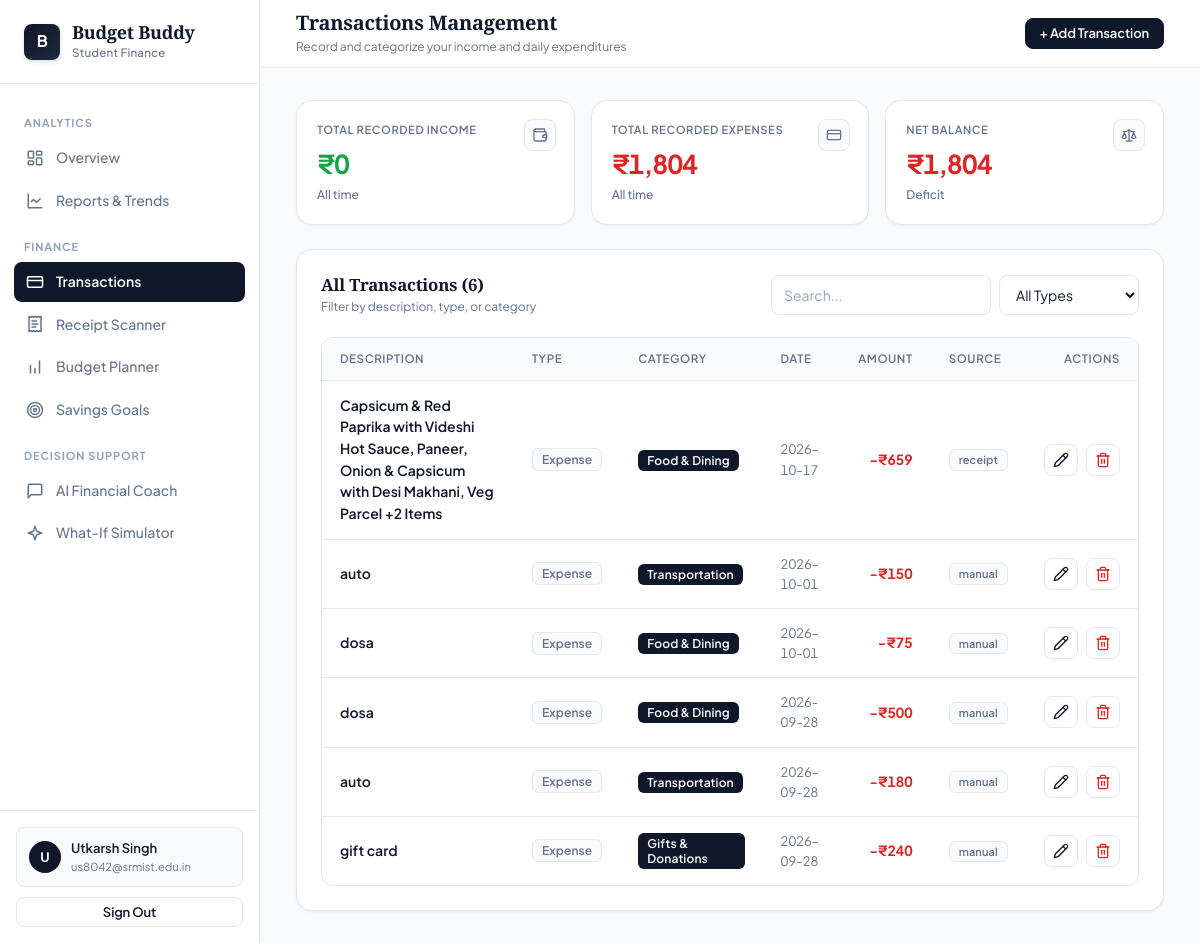
The page /transactions (signed in) on the database as committed earlier.
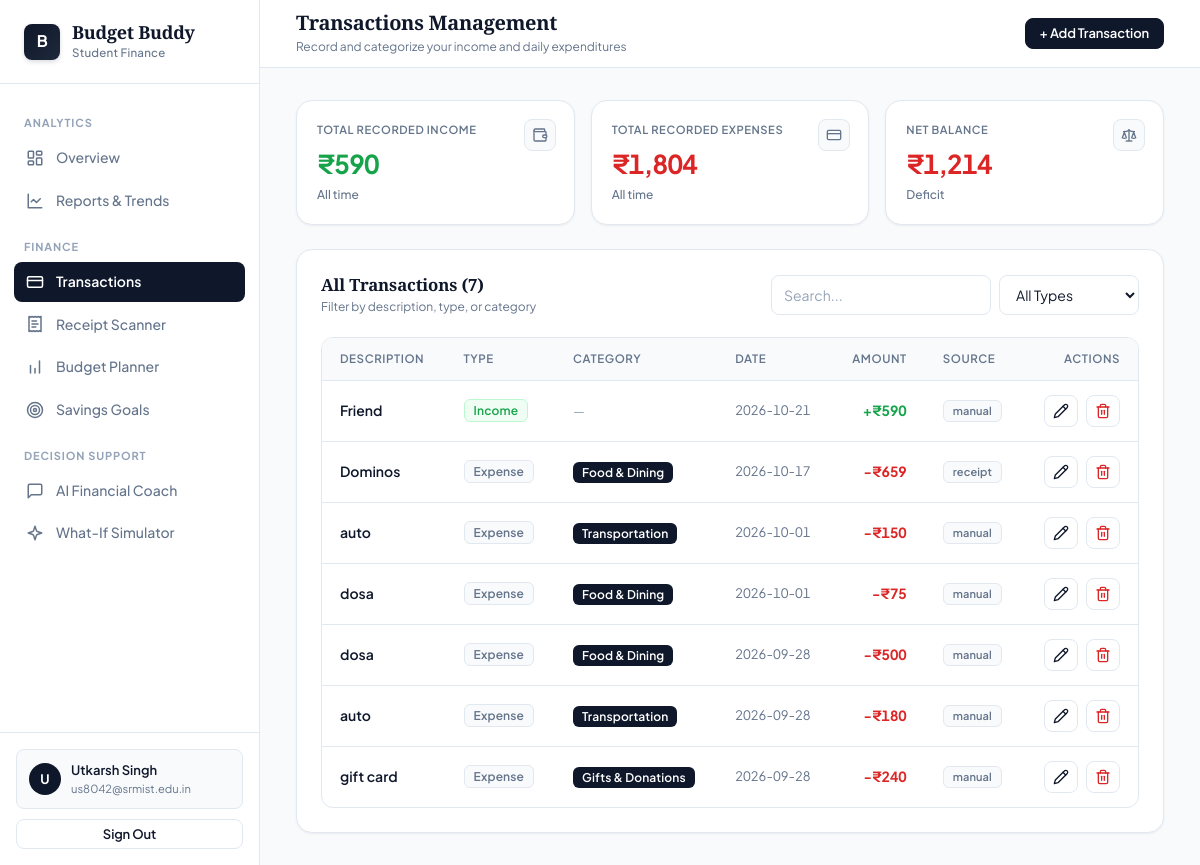
The same page on the database as committed later.
### tables this page shows
CREATE TABLE transactions (
        id TEXT PRIMARY KEY,
        user_id TEXT NOT NULL,
        type TEXT NOT NULL,
        amount REAL NOT NULL,
        description TEXT NOT NULL,
        category TEXT,
        date TEXT NOT NULL,
        source TEXT DEFAULT 'manual',
        source_label TEXT,
        created_at TEXT
    );

### app/routes/transactions.py (the view)
@transactions_bp.route('/transactions')
@login_required
def transactions():
    user_id = session['user_id']
    all_tx = db.get_transactions(user_id, limit=500)
    return render_template(
        'transactions.html',
        transactions=all_tx,
        categories=EXPENSE_CATEGORIES,
        today=str(date.today())
    )

### app/services/local_db.py (called while the page is built)
def get_db():
    conn = sqlite3.connect(DB_PATH)
    conn.row_factory = sqlite3.Row
    return conn

def local_get_transactions(user_id: str, limit: int = 500):
    init_local_db()
    conn = get_db()
    cursor = conn.cursor()
    cursor.execute("SELECT * FROM transactions WHERE user_id = ? ORDER BY date DESC LIMIT ?", (user_id, limit))
    rows = cursor.fetchall()
    conn.close()
    return [dict(r) for r in rows]

### app/services/supabase_service.py (called while the page is built, shortened)
def is_local_user(user_id: str) -> bool:
    if not user_id:
        return False
    try:
        from flask import session
        tok = session.get('access_token', '')
        if tok and tok.startswith('local-'):
            return True
        if session.get('user_id') == user_id and tok.startswith('local-'):
            return True
    except Exception:
        pass

def get_transactions(user_id: str, limit: int = 500):
    if is_local_user(user_id):
        return local_db.local_get_transactions(user_id, limit)

### app/utils/helpers.py (called while the page is built)
def login_required(f):
    @wraps(f)
    def decorated(*args, **kwargs):
        if 'access_token' not in session or 'user_id' not in session:
            if request.is_json or request.path.startswith('/api/'):
                return jsonify({'error': 'Authentication required'}), 401
            return redirect(url_for('auth.login'))
        return f(*args, **kwargs)
    return decorated

### app/templates/transactions.html (shortened to what this page needs)
{% extends "base.html" %}
{% block page_title %}Transactions Management{% endblock %}
{% block page_subtitle %}Record and categorize your income and daily expenditures{% endblock %}
{% block topbar_actions %}
<button type="button" onclick="openModal('addModal')" class="btn btn-primary btn-sm">+ Add Transaction</button>
{% endblock %}
{% block content %}
<div class="stats-grid mb-24">
  {% set total_income = namespace(val=0) %}
  {% set total_expense = namespace(val=0) %}
  {% for tx in transactions %}
    {% if tx.type == 'income' %}{% set total_income.val = total_income.val + tx.amount %}{% endif %}
    {% if tx.type == 'expense' %}{% set total_expense.val = total_expense.val + tx.amount %}{% endif %}
  {% endfor %}
  <div class="stat-card">
    <div class="label">Total Recorded Income</div>
    <div class="value success">₹{{ "{:,.0f}".format(total_income.val) }}</div>
    <div class="meta">All time</div>
    <div class="icon-chip">
      <svg viewBox="0 0 24 24"><path d="M19 7V4a1 1 0 0 0-1-1H5a2 2 0 0 0 0 4h15a1 1 0 0 1 1 1v4h-3a2 2 0 0 0 0 4h3a1 1 0 0 0 1-1v-2a1 1 0 0 0-1-1"/><path d="M3 5v14a2 2 0 0 0 2 2h15a1 1 0 0 0 1-1v-4"/></svg>
    </div>
  </div>
  <div class="stat-card">
    <div class="label">Total Recorded Expenses</div>
    <div class="value danger">₹{{ "{:,.0f}".format(total_expense.val) }}</div>
    <div class="meta">All time</div>
    <div class="icon-chip">
      <svg viewBox="0 0 24 24"><rect width="20" height="14" x="2" y="5" rx="2"/><line x1="2" x2="22" y1="10" y2="10"/></svg>
    </div>
  </div>
  <div class="stat-card">
    <div class="label">Net Balance</div>
    <div class="value {{ 'success' if (total_income.val - total_expense.val) >= 0 else 'danger' }}">
      ₹{{ "{:,.0f}".format((total_income.val - total_expense.val) | abs) }}
    </div>
    <div class="meta">{{ 'Surplus' if (total_income.val - total_expense.val) >= 0 else 'Deficit' }}</div>
    <div class="icon-chip">
      <svg viewBox="0 0 24 24"><path d="m16 16 3-8 3 8c-.87.65-1.92 1-3 1s-2.13-.35-3-1Z"/><path d="m2 16 3-8 3 8c-.87.65-1.92 1-3 1s-2.13-.35-3-1Z"/><path d="M7 21h10"/><path d="M12 3v18"/><path d="M3 7h2c2 0 5-1 7-2 2 1 5 2 7 2h2"/></svg>
    </div>
  </div>
</div>
<div class="card">
  <div class="card-header">
    <div>
      <h5 class="card-title">All Transactions ({{ transactions | length }})</h5>
      <div class="card-subtitle">Filter by description, type, or category</div>
    </div>
    <div class="d-flex gap-8">
      <input type="text" id="searchInput" class="form-control" placeholder="Search..." style="width: 220px;" oninput="filterTransactions()"/>
      <select id="typeFilter" class="form-control" style="width: 140px;" onchange="filterTransactions()">
        <option value="">All Types</option>
      </select>
    </div>
  </div>
  {% if transactions %}
  <div class="table-wrapper">
    <table class="table" id="txTable">
      <thead>
        <tr>
          <th>Description</th>
          <th>Type</th>
          <th>Category</th>
          <th>Date</th>
          <th style="text-align: right;">Amount</th>
          <th>Source</th>
          <th style="text-align: right;">Actions</th>
        </tr>
      </thead>
      <tbody>
        {% for tx in transactions %}
        <tr class="tx-row" data-type="{{ tx.type }}" data-desc="{{ tx.description | lower }}" data-cat="{{ (tx.category or '') | lower }}">
          <td>
            <div style="font-weight: 600; color: var(--text);">{{ tx.description }}</div>
          </td>
          <td>
            <span class="badge {{ 'badge-success' if tx.type == 'income' else 'badge-neutral' }}">
              {{ 'Income' if tx.type == 'income' else 'Expense' }}
            </span>
          </td>
          <td>
            {% if tx.category %}
            <span class="badge badge-primary">{{ tx.category }}</span>
            {% else %}
            <span style="color: var(--text-muted); font-size: 0.8125rem;">—</span>
            {% endif %}
          </td>
          <td style="color: var(--text-secondary); font-size: 0.8125rem;">{{ tx.date }}</td>
          <td style="text-align: right; font-weight: 700; color: {{ 'var(--success)' if tx.type == 'income' else 'var(--danger)' }};">
            {{ '+' if tx.type == 'income' else '-' }}₹{{ "{:,.0f}".format(tx.amount) }}
          </td>
          <td>
            <span class="badge badge-neutral" style="font-size: 0.6875rem;">{{ tx.source or 'manual' }}</span>
          </td>
          <td style="text-align: right;">
            <div class="d-flex gap-8 justify-between" style="justify-content: flex-end;">
              <button type="button"
                      onclick="openEditFromBtn(this)"
                      data-id="{{ tx.id }}"
                      data-desc="{{ tx.description }}"
                      data-amount="{{ tx.amount }}"
                      data-date="{{ tx.date }}"
                      data-cat="{{ tx.category or '' }}"
                      data-type="{{ tx.type }}"
                      class="btn btn-outline btn-sm btn-icon"
                      title="Edit">
                <svg viewBox="0 0 24 24"><path d="M17 3a2.85 2.83 0 1 1 4 4L7.5 20.5 2 22l1.5-5.5Z"/><path d="m15 5 4 4"/></svg>
              </button>
              <form method="POST" action="{{ url_for('transactions.delete_transaction', transaction_id=tx.id) }}" onsubmit="return confirm('Delete this transaction?');" style="display:inline;">
                <button type="submit" class="btn btn-outline btn-sm btn-icon" style="color: var(--danger);" title="Delete">
                  <svg viewBox="0 0 24 24"><path d="M3 6h18"/><path d="M19 6v14c0 1-1 2-2 2H7c-1 0-2-1-2-2V6"/><path d="M8 6V4c0-1 1-2 2-2h4c1 0 2 1 2 2v2"/><line x1="10" x2="10" y1="11" y2="17"/><line x1="14" x2="14" y1="11" y2="17"/></svg>
                </button>
              </form>
            </div>
          </td>
        </tr>
        {% endfor %}
      </tbody>
    </table>
  </div>
  {% endif %}
</div>
{% endblock %}

### app/templates/base.html (shortened to what this page needs)
<!DOCTYPE html>
<html lang="en">
<head>
  <link rel="stylesheet" href="{{ url_for('static', filename='css/style.css') }}" />
</head>
<body>
  <div class="app-wrapper">
    <aside class="sidebar" id="sidebar">
      <div class="sidebar-logo">
        <div class="logo-badge">B</div>
        <div>
          <div class="logo-title">Budget Buddy</div>
          <div class="logo-sub">Student Finance</div>
        </div>
      </div>
      <nav class="sidebar-nav">
        <span class="nav-label">Analytics</span>
        <a href="{{ url_for('dashboard.dashboard') }}" class="nav-item {% if request.endpoint == 'dashboard.dashboard' %}active{% endif %}">
          <svg class="nav-icon-svg" viewBox="0 0 24 24"><rect width="7" height="9" x="3" y="3" rx="1"/><rect width="7" height="5" x="14" y="3" rx="1"/><rect width="7" height="9" x="14" y="12" rx="1"/><rect width="7" height="5" x="3" y="16" rx="1"/></svg>
          <span>Overview</span>
        </a>
        <a href="{{ url_for('reports.reports') }}" class="nav-item {% if request.endpoint == 'reports.reports' %}active{% endif %}">
          <svg class="nav-icon-svg" viewBox="0 0 24 24"><path d="M3 3v18h18"/><path d="m19 9-5 5-4-4-3 3"/></svg>
          <span>Reports & Trends</span>
        </a>
        <span class="nav-label">Finance</span>
        <a href="{{ url_for('transactions.transactions') }}" class="nav-item {% if 'transactions' in request.endpoint %}active{% endif %}">
          <svg class="nav-icon-svg" viewBox="0 0 24 24"><rect width="20" height="14" x="2" y="5" rx="2"/><line x1="2" x2="22" y1="10" y2="10"/></svg>
          <span>Transactions</span>
        </a>
        <a href="{{ url_for('receipt.receipt') }}" class="nav-item {% if request.endpoint == 'receipt.receipt' %}active{% endif %}">
          <svg class="nav-icon-svg" viewBox="0 0 24 24"><path d="M4 2v20l2-1 2 1 2-1 2 1 2-1 2 1 2-1 2 1V2l-2 1-2-1-2 1-2-1-2 1-2-1-2 1Z"/><path d="M14 8H8"/><path d="M16 12H8"/><path d="M13 16H8"/></svg>
          <span>Receipt Scanner</span>
        </a>
        <a href="{{ url_for('budget.budget') }}" class="nav-item {% if request.endpoint == 'budget.budget' %}active{% endif %}">
          <svg class="nav-icon-svg" viewBox="0 0 24 24"><path d="M12 20v-6M6 20V10M18 20V4"/></svg>
          <span>Budget Planner</span>
        </a>
        <a href="{{ url_for('goals.goals') }}" class="nav-item {% if request.endpoint == 'goals.goals' %}active{% endif %}">
          <svg class="nav-icon-svg" viewBox="0 0 24 24"><circle cx="12" cy="12" r="10"/><circle cx="12" cy="12" r="6"/><circle cx="12" cy="12" r="2"/></svg>
          <span>Savings Goals</span>
        </a>
        <span class="nav-label">Decision Support</span>
        <a href="{{ url_for('ai.coach') }}" class="nav-item {% if request.endpoint == 'ai.coach' %}active{% endif %}">
          <svg class="nav-icon-svg" viewBox="0 0 24 24"><path d="M21 15a2 2 0 0 1-2 2H7l-4 4V5a2 2 0 0 1 2-2h14a2 2 0 0 1 2 2z"/></svg>
          <span>AI Financial Coach</span>
        </a>
        <a href="{{ url_for('simulator.simulator') }}" class="nav-item {% if request.endpoint == 'simulator.simulator' %}active{% endif %}">
          <svg class="nav-icon-svg" viewBox="0 0 24 24"><path d="m12 3-1.912 5.813a2 2 0 0 1-1.275 1.275L3 12l5.813 1.912a2 2 0 0 1 1.275 1.275L12 21l1.912-5.813a2 2 0 0 1 1.275-1.275L21 12l-5.813-1.912a2 2 0 0 1-1.275-1.275L12 3Z"/></svg>
          <span>What-If Simulator</span>
        </a>
      </nav>
      <div class="sidebar-footer">
        <div class="user-profile-widget">
          <div class="user-avatar">{{ session.get('user_name', 'S')[0].upper() }}</div>
          <div class="user-meta">
            <span class="name">{{ session.get('user_name', 'College Student') }}</span>
            <span class="email">{{ session.get('user_email', 'student@college.edu') }}</span>
          </div>
        </div>
        <a href="{{ url_for('auth.logout') }}" class="btn btn-outline btn-block btn-sm">
          Sign Out
        </a>
      </div>
    </aside>
    <div class="main-content">
      <header class="topbar">
        <div class="topbar-header">
          <h4>{% block page_title %}Overview{% endblock %}</h4>
          <p>{% block page_subtitle %}College student financial tracking and planning{% endblock %}</p>
        </div>
        <div class="topbar-actions">
          {% block topbar_actions %}{% endblock %}
        </div>
      </header>
      <main class="page-container">
        {% block content %}{% endblock %}
      </main>
    </div>
  </div>
</body>
</html>

Rows that differ between the two databases and show on the page:
removed transactions: description "Capsicum & Red Paprika with Videshi Hot Sauce, Paneer, Onion & Capsicum with Desi Makhani, Veg Parcel +2 Items", type "Expense", category "Food & Dining", date "2026-10-17", type "-", amount "659", source "receipt"
added transactions: description "Friend", type "Income", date "2026-10-21", type "+", amount "590", source "manual"
added transactions: description "Dominos", type "Expense", category "Food & Dining", date "2026-10-17", type "-", amount "659", source "receipt"
Other text that changed with them:
{{ "{:,.0f}".format(total_income.val) }}: "0" → "590"
{{ "{:,.0f}".format((total_income.val - total_expense.val) | abs) }}: "1,804" → "1,214"
{{ transactions | length }}: "6" → "7"
